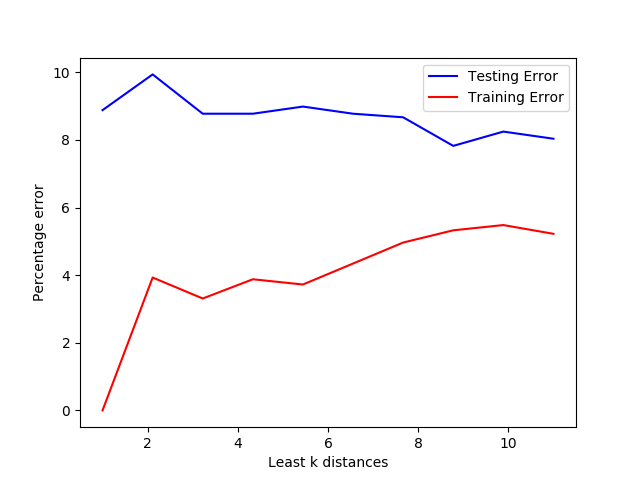

Recreate this plot in Python.
#!/usr/bin/env python3
import os
import numpy as np
from matplotlib import pyplot as plt
from KNN import KNN
import sklearn.metrics as metrics
from Utilities import Utilities
from sklearn.decomposition import PCA
from collections import Counter
def findError(X,y,x_test,y_test,label,knn,k):
	c_out=np.zeros([len(y_test),(k+1)])
	# classifier=neighbors.KNeighborsClassifier(n_neighbors=k)
	# classifier.fit(X,y.ravel())
	# score=classifier.score(x_test,y_test.ravel())
	i=0
	for test in x_test:
		classes=Counter()
		distances=knn.get_distances(X,y,test)
		for j in range(1,k+1):
			classes=knn.get_classes(distances,y,j)
			c_out[i][j]=classes.most_common(1)[0][0]
		i+=1
	print(c_out)
	y_test=y_test.astype(int).ravel()
	total_accuracy=np.ones(k+1)
	for i in range(1,k+1):
		c=np.array(c_out[:,i],dtype=np.int16).ravel()
		total_accuracy[i]=metrics.accuracy_score(y_test,c)
	#total_accuracy=np.array(total_accuracy)
	total_accuracy=total_accuracy[1:11]
	print(label+" error= "+str(1-total_accuracy))
	#percentage_error=total_error/y_test.shape[0]
	#print("The "+label+" error is "+str()+" percent.")
	return (1-total_accuracy)*100
def main():
	desktop_path=os.path.join(os.path.expanduser('~'), 'Desktop')
	training_path=desktop_path+"/trainingDigits"
	testing_path=desktop_path+"/testDigits"
	util=Utilities()
	features,outputs=util.converttoVector(training_path)
	test_feature,test_output=util.converttoVector(testing_path)
	i=10
	testing_error=[]
	training_error=[]
	print("Testing for n=6")
	knn=KNN()
	pca=PCA(n_components=6)
	X=pca.fit_transform(features)
	X_test=np.matmul(test_feature,np.transpose(pca.components_))
	# print("No.of components = "+str(k))
	training_error=findError(X,outputs,X,outputs,"Training",knn,i)
	testing_error=findError(X,outputs,X_test,test_output,"Testing",knn,i)
	print(training_error)
	print(testing_error)
	test=plt.plot(np.linspace(1,11,10),testing_error,'b',label="Testing Error")
	train=plt.plot(np.linspace(1,11,10),training_error,'r',label="Training Error")
	plt.legend()
	plt.xlabel("Least k distances")
	plt.ylabel("Percentage error")
	plt.show()
#main
if __name__ == '__main__':
	main()
